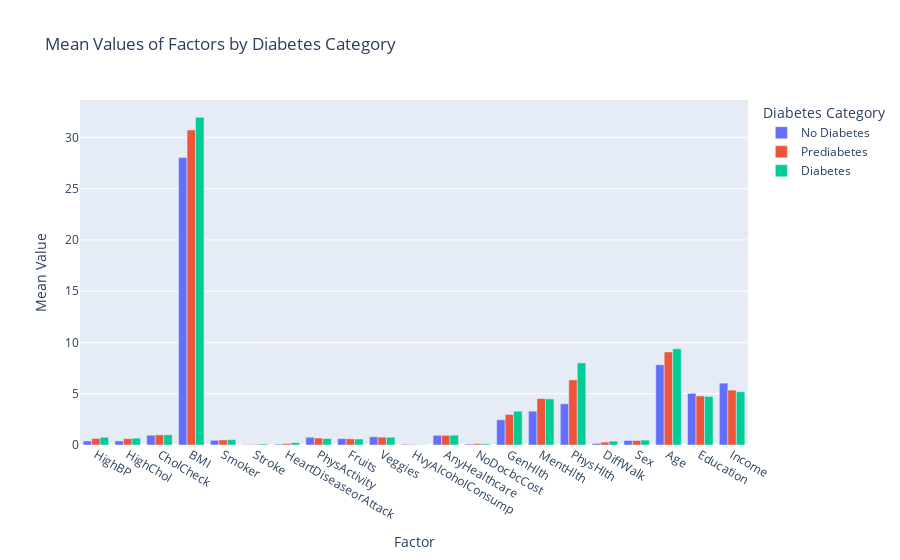

The cell this chart's notebook holds for it:
### Code cell
#Factors that influence having diabetes and prediabetes (every factor)

unique_values = df['Diabetes_012'].unique()

df['Diabetes_012'] = df['Diabetes_012'].astype(int)

means_df = df.groupby('Diabetes_012')[factors].mean().reset_index()

melted_means_df = means_df.melt(id_vars='Diabetes_012', value_vars=factors, var_name='Factor', value_name='Mean')

diabetes_class_labels = {0: 'No Diabetes', 1: 'Prediabetes', 2: 'Diabetes'}
melted_means_df['Diabetes_012'] = melted_means_df['Diabetes_012'].map(diabetes_class_labels)

fig = px.bar(melted_means_df, x='Factor', y='Mean', color='Diabetes_012', barmode='group',
             title='Mean Values of Factors by Diabetes Category',
             labels={'Mean': 'Mean Value', 'Factor': 'Factor', 'Diabetes_012': 'Diabetes Category'},
             color_discrete_map={'No Diabetes': '#636EFA', 'Prediabetes': '#EF553B', 'Diabetes': '#00CC96'})
fig.show()

### Figure 1 — Plotly figure (JSON) as saved in the notebook; plotly's stock layout.template omitted (floating-point values rounded to 4 significant figures)
{"data": [{"alignmentgroup": "True", "hovertemplate": "Diabetes Category=No Diabetes<br>Factor=%{x}<br>Mean Value=%{y}<extra></extra>", "legendgroup": "No Diabetes", "marker": {"color": "#636EFA", "pattern": {"shape": ""}}, "name": "No Diabetes", "offsetgroup": "No Diabetes", "orientation": "v", "showlegend": true, "textposition": "auto", "type": "bar", "x": ["HighBP", "HighChol", "CholCheck", "BMI", "Smoker", "Stroke", "HeartDiseaseorAttack", "PhysActivity", "Fruits", "Veggies", "HvyAlcoholConsump", "AnyHealthcare", "NoDocbcCost", "GenHlth", "MentHlth", "PhysHlth", "DiffWalk", "Sex", "Age", "Education", "Income"], "xaxis": "x", "y": [0.3952, 0.3953, 0.9527, 28.03, 0.4551, 0.03552, 0.07996, 0.7541, 0.6185, 0.8028, 0.06793, 0.9436, 0.08937, 2.464, 3.298, 4.019, 0.1485, 0.4322, 7.824, 5.03, 6.032], "yaxis": "y"}, {"alignmentgroup": "True", "hovertemplate": "Diabetes Category=Prediabetes<br>Factor=%{x}<br>Mean Value=%{y}<extra></extra>", "legendgroup": "Prediabetes", "marker": {"color": "#EF553B", "pattern": {"shape": ""}}, "name": "Prediabetes", "offsetgroup": "Prediabetes", "orientation": "v", "showlegend": true, "textposition": "auto", "type": "bar", "x": ["HighBP", "HighChol", "CholCheck", "BMI", "Smoker", "Stroke", "HeartDiseaseorAttack", "PhysActivity", "Fruits", "Veggies", "HvyAlcoholConsump", "AnyHealthcare", "NoDocbcCost", "GenHlth", "MentHlth", "PhysHlth", "DiffWalk", "Sex", "Age", "Education", "Income"], "xaxis": "x", "y": [0.6291, 0.6209, 0.9866, 30.73, 0.4928, 0.05725, 0.1434, 0.6783, 0.6025, 0.7688, 0.04493, 0.9451, 0.1294, 2.976, 4.532, 6.351, 0.2776, 0.4375, 9.082, 4.784, 5.351], "yaxis": "y"}, {"alignmentgroup": "True", "hovertemplate": "Diabetes Category=Diabetes<br>Factor=%{x}<br>Mean Value=%{y}<extra></extra>", "legendgroup": "Diabetes", "marker": {"color": "#00CC96", "pattern": {"shape": ""}}, "name": "Diabetes", "offsetgroup": "Diabetes", "orientation": "v", "showlegend": true, "textposition": "auto", "type": "bar", "x": ["HighBP", "HighChol", "CholCheck", "BMI", "Smoker", "Stroke", "HeartDiseaseorAttack", "PhysActivity", "Fruits", "Veggies", "HvyAlcoholConsump", "AnyHealthcare", "NoDocbcCost", "GenHlth", "MentHlth", "PhysHlth", "DiffWalk", "Sex", "Age", "Education", "Income"], "xaxis": "x", "y": [0.7523, 0.6695, 0.9931, 31.96, 0.5192, 0.09311, 0.2238, 0.6285, 0.5842, 0.7549, 0.02371, 0.9595, 0.1066, 3.296, 4.493, 8.008, 0.3737, 0.4773, 9.376, 4.74, 5.196], "yaxis": "y"}], "layout": {"barmode": "group", "legend": {"title": {"text": "Diabetes Category"}, "tracegroupgap": 0}, "title": {"text": "Mean Values of Factors by Diabetes Category"}, "xaxis": {"anchor": "y", "domain": [0, 1], "title": {"text": "Factor"}}, "yaxis": {"anchor": "x", "domain": [0, 1], "title": {"text": "Mean Value"}}}}
